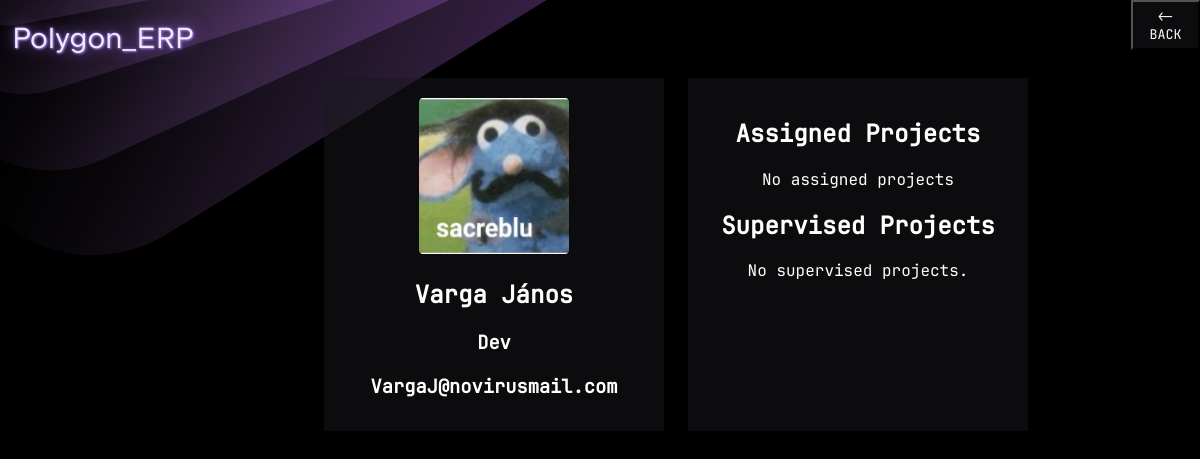
The page /dash/profile/1 on the database as committed earlier.
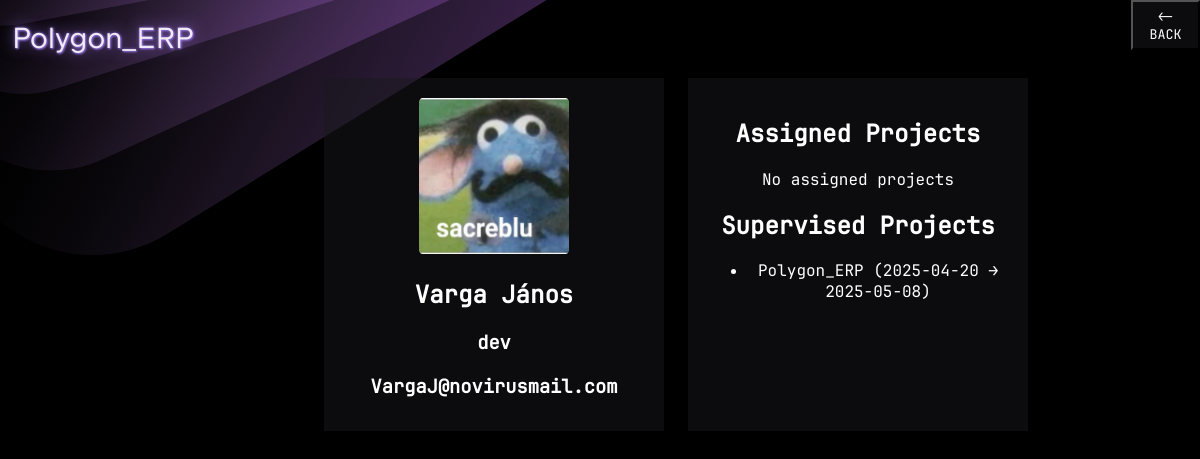
The same page on the database as committed later.
### polygonerp/user.py (models this page shows, shortened)
class User(db.Model):
    id = db.Column(db.Integer, primary_key=True)
    username = db.Column(db.String(80), unique=True, nullable=False)
    password_hash = db.Column(db.String(255), unique = True, nullable=False)
    name = db.Column(db.String(200), nullable=False)
    maiden_name = db.Column(db.String(200), nullable=False)
    mothers_name = db.Column(db.String(200), nullable=False)
    pob = db.Column(db.String(200), nullable=False)
    dob = db.Column(db.String(200), nullable=False)
    address = db.Column(db.String(200), nullable=False)
    tax_num = db.Column(db.String(10), unique=True ,nullable=False)
    taj_number = db.Column(db.String(10), unique=True, nullable=False)
    job_title = db.Column(db.String(200), nullable=False)
    base_pay = db.Column(db.Integer, nullable=False)
    email_address = db.Column(db.String(200), nullable=False)
    is_admin = db.Column(db.Boolean, nullable=False)

### polygonerp/project.py (models this page shows, shortened)
class Project(db.Model):
    id = db.Column(db.Integer, primary_key=True)
    name = db.Column(db.String(80), nullable=False)
    start_date = db.Column(db.Date, nullable=False)
    finish_date = db.Column(db.Date, nullable=False)
    supervisor_id = db.Column(db.Integer, db.ForeignKey('user.id'), nullable=False)
    supervisor = db.relationship('User', foreign_keys=[supervisor_id])
    assigned_workers = db.relationship(
        'User',
        secondary=project_assignments,
        backref='projects'
    )

### polygonerp/dash.py (the view)
    @staticmethod
    @bp.route('/profile/<user_id>', methods=('GET', 'POST'))
    def profile_view(user_id):
        user = User.query.filter_by(id=user_id).first()
        assigned_projects = user.projects  # many-to-many
        supervised_projects = Project.query.filter_by(supervisor_id=user.id).all()
        return render_template(
            'dash/profile.html',
            user=user,
            assigned_projects=assigned_projects,
            supervised_projects=supervised_projects
        )

### polygonerp/auth_controller.py (called while the page is built)
        def load_logged_in_user(self):
            user_id = session.get('user_id')
            g.user = User.query.filter_by(id=user_id).first() if user_id else None

### polygonerp/templates/dash/profile.html (shortened to what this page needs)
{% extends 'base.html' %}
{% block content %}
    <div class="profile">
        <div class="profile-card">
        <img src="{{ url_for('static', filename='french_rat.png') }}" class="profile-picture">
        <h2>{{user.name}}</h2>
        <h3>{{user.job_title}}</h3>
        <h3>{{user.email_address}}</h3>
        </div>
  <div class="profile-proj">
        <h2>Assigned Projects</h2>
        {% if user.projects %}
            <ul>
                {% for project in user.projects %}
                    <li>{{ project.name }} ({{ project.start_date }} - {{ project.finish_date }})</li>
                {% endfor %}
            </ul>
        {% else %}
            <p>No assigned projects</p>
        {% endif %}
        <h2>Supervised Projects</h2>
        {% if supervised_projects %}
            <ul>
                {% for proj in supervised_projects %}
                    <li>{{ proj.name }} ({{ proj.start_date }} → {{ proj.finish_date }})</li>
                {% endfor %}
            </ul>
        {% else %}
            <p>No supervised projects.</p>
        {% endif %}
    </div>
</div>
{% endblock %}

### polygonerp/templates/base.html (shortened to what this page needs)
<!doctype html>
<html lang="en">
<head>
</head>
<link rel="stylesheet" href="{{ url_for('static', filename='style.css') }}">
  <div class="dashboard_container" id="dashboard_container">
        <div class="top_row" id="top_row">
            <div class="logo1">
                <h1>Polygon_ERP</h1>
            </div>
            <button class="back_btn" onclick="history.back()"><- BACK</button>
        </div>
    </div>
{% block content %}
{% endblock %}

### polygonerp/static/style.css (style rules this page uses)
:root { font-family: "JetBrains Sans", Inter, system-ui, Avenir, Helvetica, Arial, sans-serif; font-weight: 300; color: rgba(255, 255, 255, 0.87); background-color: #000000; text-align: center; }
h1 { font-size: 29px; line-height: 39px; font-weight: 300; }
img { max-width: 100%; height: auto; }
.dashboard_container { display: flex; gap: 200px; flex-direction: column; justify-content: center; align-items: center; }
.top_row { display: flex; gap: 30vw; width: 100%; justify-content: flex-start; margin-right: 2vh; margin-left: 2vh; text-shadow: 1px 1px 2px mediumpurple, 0 0 1em mediumpurple, 0 0 0.2em mediumpurple; #border-style: solid; #border-color: red; }
.logo1 { margin-left: 1%; width: 100%; text-align: left; }
.profile { display: flex; gap: 2%; flex-wrap: wrap; align-content: start; }
.profile-card { font-family: "JetBrains Mono", Inter, system-ui, sans-serif; background-color: rgba(25, 25, 28, 0.5); cursor: pointer; color: rgba(255, 255, 255, 1); width: 300px; padding: 20px; text-align: center; }
.profile-proj { font-family: "JetBrains Mono", Inter, system-ui, sans-serif; background-color: rgba(25, 25, 28, 0.5); cursor: pointer; color: rgba(255, 255, 255, 1); width: 300px; padding: 20px; text-align: center; }
.profile-picture { width: 50%; height: 50%; }
.back_btn { font-family: "JetBrains Mono", Inter, system-ui, sans-serif; background-color: rgba(25, 25, 28, 0.5); cursor: pointer; color: rgba(255, 255, 255, 1); height: 50px; width: 100px; }

Rows that differ between the two databases and show on the page:
changed User "Varga János": job_title "Dev" → "dev"
added Project: name "Polygon_ERP", start_date "2025-04-20", finish_date "2025-05-08"
Other text that changed with them:
text no longer shown: "No supervised projects."
